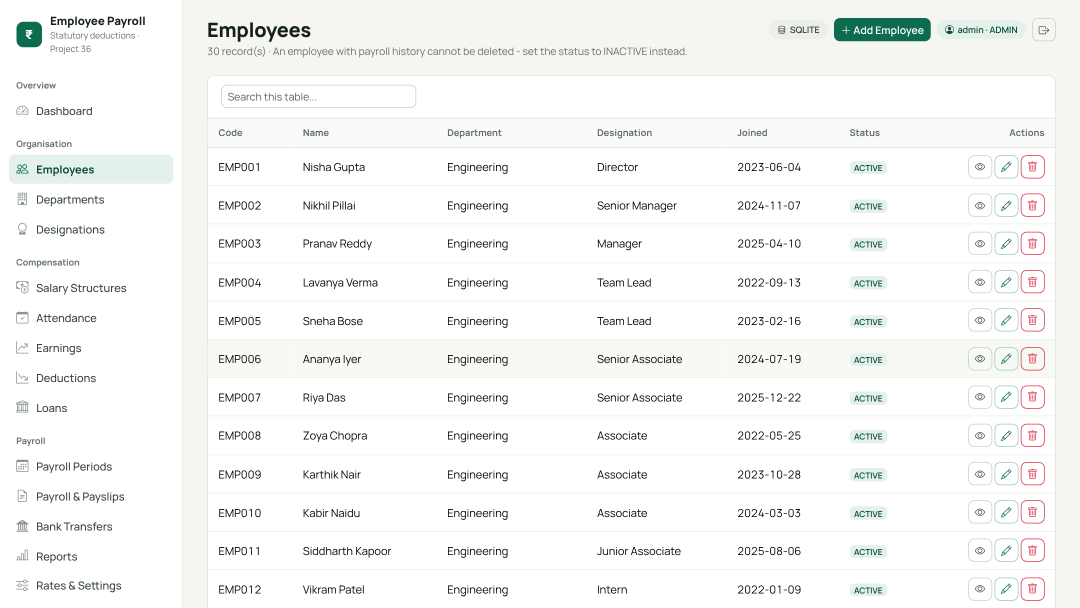
#> input picture screenshots/02_employees_list.png, 2160 x 1215 px (shown at 1/2 size); its folder holds 4 pictures in this run
$ python make_crops.py
#> lines starting #> are read from the running program, lines starting #| are printed output that depends on the picture
"""Crop the sidebar off table-heavy screenshots so they stay legible on a slide."""
from pathlib import Path
from PIL import Image
root = Path(__file__).resolve().parent.parent.parent
import sys
src = root / "screenshots" / (sys.argv[1] if len(sys.argv) > 1 else "")
out = root / "presentations" / "assets" / (sys.argv[2] if len(sys.argv) > 2 else "crops")
out.mkdir(parents=True, exist_ok=True)
for f in ["02_employees_list", "04_employee_add_form", "10_salary_structures", "11_attendance_october", "14_loans",
          "15_loan_repayments", "18_periods_october_open", "19_payroll_processed", "20_transfers_generated",
          "21_payroll_register", "23_bank_transfers_pending", "24_bank_transfers_paid", "25_reports_top",
          "07_constraint_duplicate_code", "16_period_locked_error", "13_deductions_auto_and_manual", "12_earnings", "22_payslip", "26_report_sql_subquery", "17_rates_settings", "29_users_and_roles", "30_employee_self_service", "31_access_denied_for_employee", "32_database_explorer", "33_sql_console_view_query", "34_sql_console_blocks_writes"]:
    im = Image.open(src / f"{f}.png")
#> im is the input picture: PIL image 2160x1215 RGB; mean R, G, B 245.8, 246.8, 245.5
    # 2160x1215 source; sidebar is ~366px wide (244px at 1.5x). Keep 1794x1009 (16:9) of the main area.
    im.crop((366, 0, 366 + 1794, 1009)).save(out / f"{f}.png")
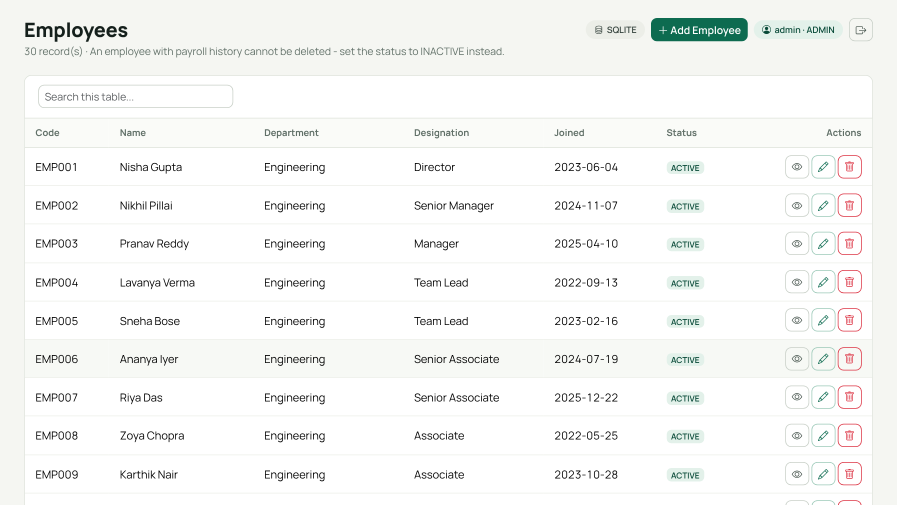
#> saved as 02_employees_list.png: PIL image 1794x1009 RGB (shown at 1/2 size); mean R, G, B 245.5, 246.5, 244.9
#> pass 2 of the loop `for f in ["02_employees_list", "04_employee_add_form", "10_salary_stru..`:
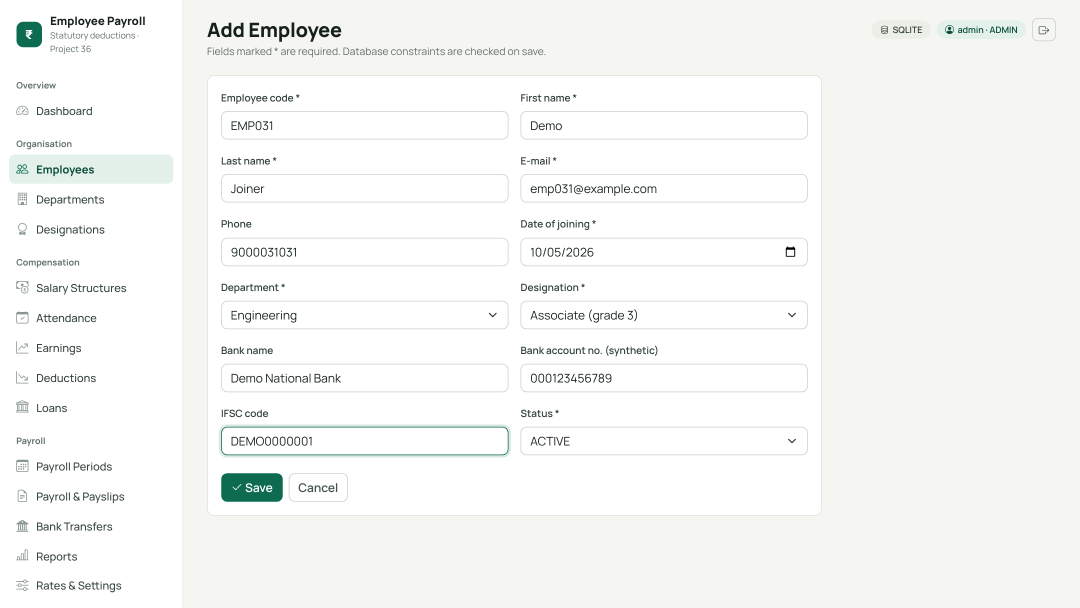
#> input picture screenshots/04_employee_add_form.png, 2160 x 1215 px (shown at 1/2 size)
#> im is the input picture: PIL image 2160x1215 RGB; mean R, G, B 246, 247.2, 245.2
#> `im.crop((366, 0, 366 + 1794, 1009)).save(out / f"{f}.png")`:
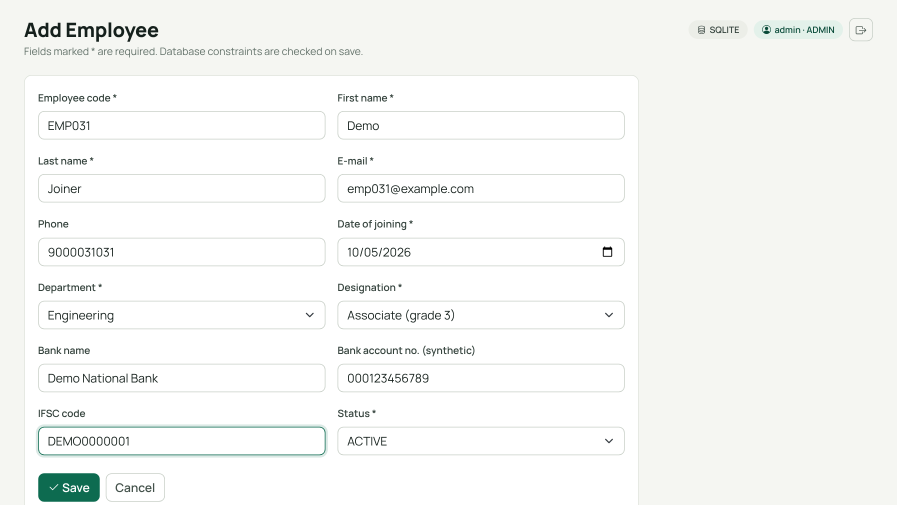
#> saved as 04_employee_add_form.png: PIL image 1794x1009 RGB (shown at 1/2 size); mean R, G, B 246.1, 247.3, 245.3
#> (the run stopped early here; a loop or call above may not have finished)
